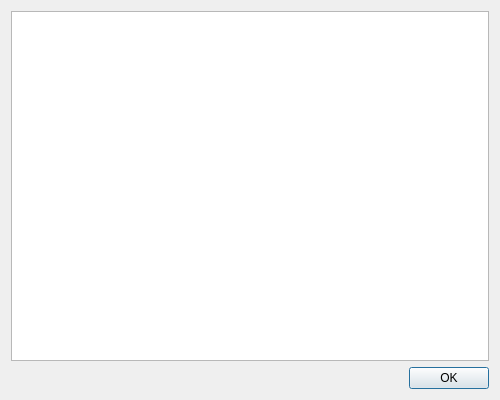
<?xml version="1.0" encoding="UTF-8"?>
<ui version="4.0">
 <class>Dialog</class>
 <widget class="QDialog" name="Dialog">
  <property name="windowModality">
   <enum>Qt::ApplicationModal</enum>
  </property>
  <property name="geometry">
   <rect>
    <x>0</x>
    <y>0</y>
    <width>500</width>
    <height>400</height>
   </rect>
  </property>
  <property name="windowTitle">
   <string>Uncaught exception</string>
  </property>
  <layout class="QVBoxLayout" name="verticalLayout">
   <item>
    <layout class="QGridLayout" name="gridLayout">
     <item row="0" column="0" colspan="2">
      <widget class="QPlainTextEdit" name="text">
       <property name="readOnly">
        <bool>true</bool>
       </property>
      </widget>
     </item>
     <item row="1" column="0">
      <spacer name="horizontalSpacer">
       <property name="orientation">
        <enum>Qt::Horizontal</enum>
       </property>
       <property name="sizeHint" stdset="0">
        <size>
         <width>40</width>
         <height>20</height>
        </size>
       </property>
      </spacer>
     </item>
     <item row="1" column="1">
      <widget class="QPushButton" name="okButton">
       <property name="text">
        <string>OK</string>
       </property>
       <property name="default">
        <bool>true</bool>
       </property>
      </widget>
     </item>
    </layout>
   </item>
  </layout>
 </widget>
 <resources/>
 <connections/>
</ui>
